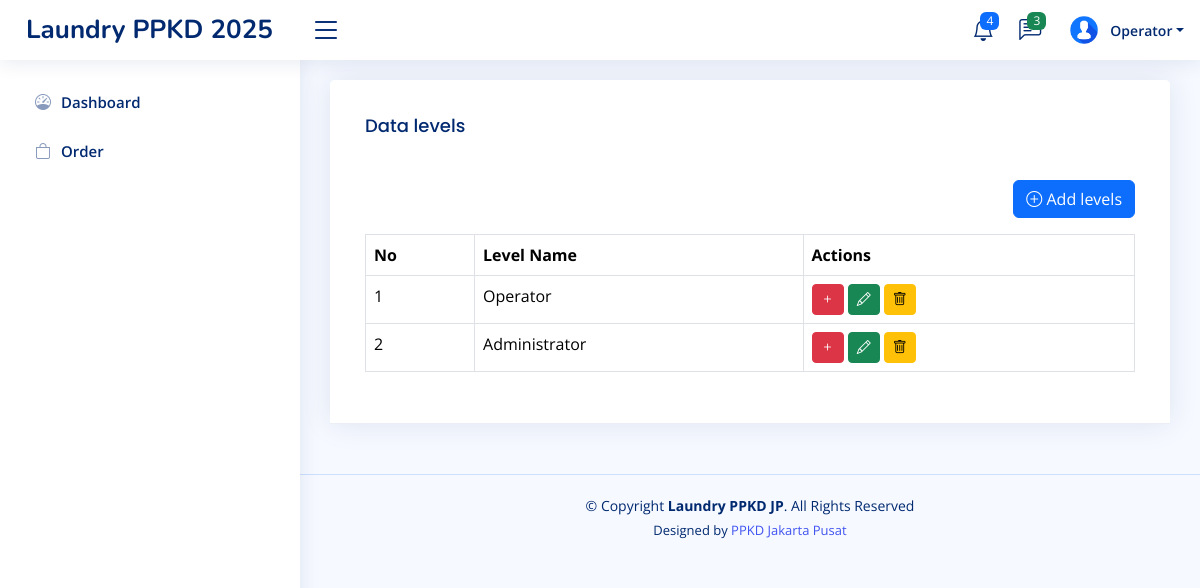
Page /home.php?page=level (signed in) on the earlier database version.
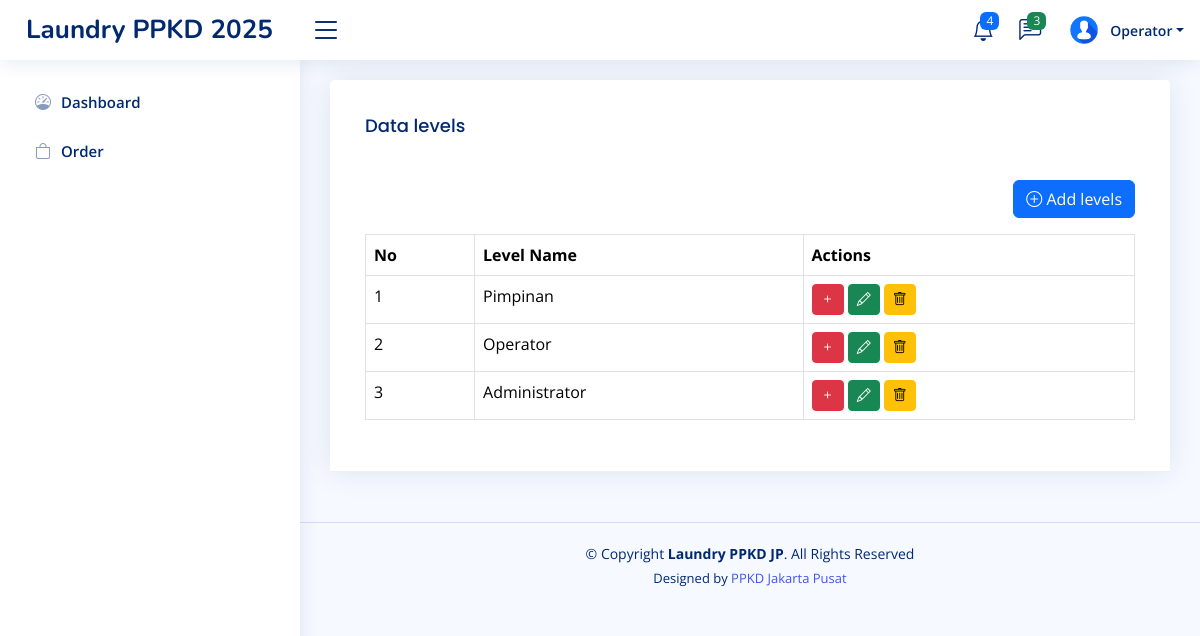
Same page on the later database version.
### tables this page shows
CREATE TABLE `level_menus` (
  `id` int(11) NOT NULL,
  `level_id` int(11) NOT NULL,
  `menu_id` int(11) NOT NULL,
  `created_at` timestamp NOT NULL DEFAULT current_timestamp(),
  `updated_at` timestamp NULL DEFAULT NULL ON UPDATE current_timestamp()
);

CREATE TABLE `menus` (
  `id` int(11) NOT NULL,
  `name` varchar(30) NOT NULL,
  `icon` varchar(30) NOT NULL,
  `link` varchar(30) NOT NULL,
  `order` int(11) NOT NULL,
  `created_at` timestamp NOT NULL DEFAULT current_timestamp(),
  `updated_at` timestamp NULL DEFAULT NULL ON UPDATE current_timestamp()
);

CREATE TABLE `levels` (
  `id` int(11) NOT NULL,
  `name` varchar(100) NOT NULL,
  `created_at` timestamp NOT NULL DEFAULT current_timestamp(),
  `updated_at` timestamp NULL DEFAULT NULL ON UPDATE current_timestamp()
);

### pages/level.php (the view, shortened to what this page needs)
<?php
$q_levels = mysqli_query($config, "SELECT  * FROM levels ORDER BY id DESC");
$levels = mysqli_fetch_all($q_levels, MYSQLI_ASSOC);
?>
<!DOCTYPE html>
<html lang="en">
<head>
</head>
<body>
    <div class="row">
        <div class="col-sm-12">
            <div class="card">
                <div class="card-header">
                    <div class="card-body">
                        <h3 class="card-title">Data levels</h3>
                    </div>
                    <div class="card-body">
                        <div class="d-flex mb-3 justify-content-end">
                            <a href="?page=tambah-level" class="btn btn-primary">
                                <i class="bi bi-plus-circle"></i> Add levels
                            </a>
                        </div>
                        <table class="table table-bordered">
                            <tr>
                                <th>No</th>
                                <th>Level Name</th>
                                <th>Actions</th>
                            </tr>
                            <?php
                            foreach ($levels as $key => $level) {
                            ?>
                                <tr>
                                    <td><?php echo $key + 1 ?></td>
                                    <td><?php echo $level['name'] ?></td>
                                    <td>
                                        <a class="btn btn-danger btn-sm"
                                            href="?page=add-role-menu&edit=<?= $level['id'] ?>">
                                            <i class="bi bi-plus"></i>
                                        </a>
                                        <a class="btn btn-success btn-sm"
                                            href="?page=tambah-level&edit=<?= $level['id'] ?>">
                                            <i class="bi bi-pencil"></i>
                                        </a>
                                        <form class="d-inline" action="?page=level&delete=<?= $level['id'] ?>" method="post"
                                            onclick="return confirm('Are you sure you want to delete?')">
                                            <button type="submit" class="btn btn-warning btn-sm">
                                                <i class="bi bi-trash"></i>
                                            </button>
                                        </form>
                                    </td>
                                </tr>
                            <?php
                            }
                            ?>
                        </table>
                    </div>
                </div>
            </div>
        </div>
    </div>
</body>
</html>

### inc/sidebar.php
<?php
$level_id = $_SESSION['LEVEL_ID'] ?? '';
$querylevelMenu = mysqli_query($config, "SELECT * FROM menus JOIN level_menus ON menus.id = level_menus.menu_id WHERE level_id = '$level_id' ORDER BY `order` ASC");
$rowLevelMenus = mysqli_fetch_all($querylevelMenu, MYSQLI_ASSOC);
?>
<aside id="sidebar" class="sidebar">
    <ul class="sidebar-nav" id="sidebar-nav">
        <?php foreach ($rowLevelMenus as $rowLevelMenu): ?>
            <li class="nav-item">
                <a class="nav-link collapsed" href="?page=<?= $rowLevelMenu['link'] ?>">
                    <i class="<?= $rowLevelMenu['icon'] ?>"></i>
                    <span><?= $rowLevelMenu['name'] ?></span>
                </a>
            </li>
        <?php endforeach ?>
</aside>

Differences in the rows shown:
added levels: name "Pimpinan"
